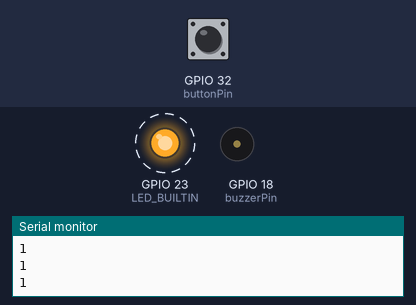
The sketch below on a simulated ESP32. On the bench: output pins drawn as LEDs (lit = HIGH), buzzer (waves = sounding), the last lines printed to the serial monitor. Dashed ring = blinking. The test bench sets the inputs (shaded band); at power-on: GPIO 32 (buttonPin) HIGH.

Above: at 2.8 s.
2.9 s: GPIO 32 (buttonPin) pulled LOW for 1.2 s
At 6.6 s:
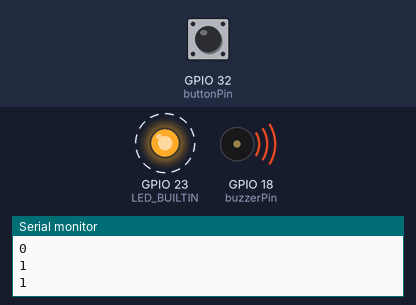
Timing chart, 0 to 14.2 s (numbered marks = the images above; inputs shaded):
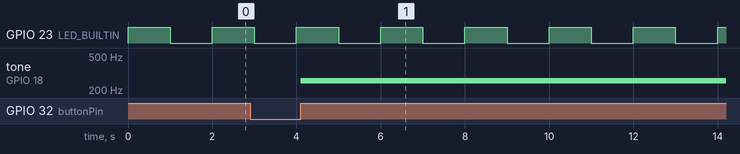

Measured:
- after the input at 2.9 s, tone on GPIO 18 (buzzerPin): silent → 256 Hz after 1.2 s
- by itself, GPIO 23 (LED_BUILTIN): alternates HIGH for 1.0 s and LOW for 1.0 s

The sketch:

BoardTest.ino
```cpp
#define LED_BUILTIN 23

// the number of the LED pin
const int buzzerPin = 18;  // 16 corresponds to GPIO16
const int buttonPin = 32;  // the number of the pushbutton pin

// setting PWM properties
const int freq = 256;
const int buzzerChannel = 0;
const int resolution = 8;

boolean buzzerState = false;

void IRAM_ATTR buttonChange() {
  if (buzzerState == false) {
    // turn LED on
    ledcWrite(buzzerChannel, 20);
    buzzerState=true;
  } else {
    // turn LED off
    ledcWrite(buzzerChannel, 0);
    buzzerState=false;
  }
}

// the setup function runs once when you press reset or power the board
void setup() {
  Serial.begin(115200);
  // initialize digital pin LED_BUILTIN as an output.
  pinMode(LED_BUILTIN, OUTPUT);
  pinMode(buttonPin, INPUT_PULLUP);
  attachInterrupt(digitalPinToInterrupt(buttonPin), buttonChange, RISING);
  ledcSetup(buzzerChannel, freq, resolution);

  // attach the channel to the GPIO to be controlled
  ledcAttachPin(buzzerPin, buzzerChannel);
}

// the loop function runs over and over again forever
void loop() {
  Serial.println(digitalRead(buttonPin));
  digitalWrite(LED_BUILTIN, HIGH);
  delay(1000);                       // wait for a second
  Serial.println(digitalRead(buttonPin));
  digitalWrite(LED_BUILTIN, LOW);
  delay(1000);                       // wait for a second
}
```
